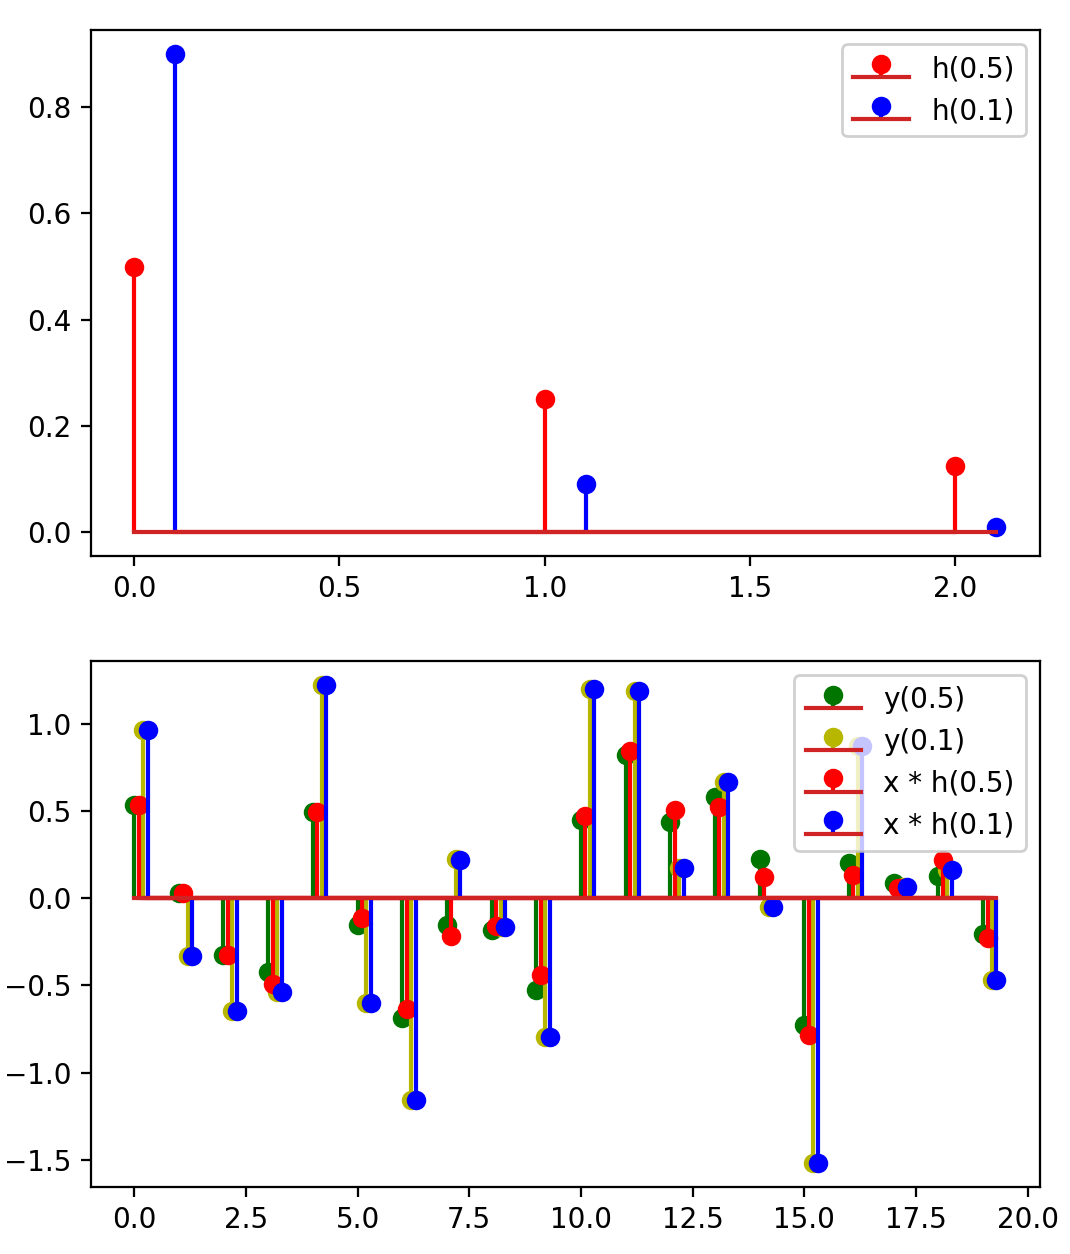

The Python source for this figure:
import numpy as np
import matplotlib.pyplot as plt


def exp_mean(
    x: np.ndarray, alpha: float
) -> np.ndarray:
    y = np.zeros_like(x)
    y[0] = 0
    for ii in range(1, y.size):
        y[ii] = (
            alpha * y[ii - 1]
            + (1 - alpha) * x[ii]
        )

    return y


alpha1 = 0.5
alpha2 = 0.1
N = 20
L = 3
n = np.arange(N)
l = np.arange(L)
delta = np.eye(L)[0]
h1 = exp_mean(
    np.pad(delta, (L, L), mode="constant"),
    alpha1,
)[L:-L]
h2 = exp_mean(
    np.pad(delta, (L, L), mode="constant"),
    alpha2,
)[L:-L]

x = np.random.randn(N)
y1 = exp_mean(
    np.pad(x, (L, L), mode="constant"), alpha1
)[L:-L]
y2 = exp_mean(
    np.pad(x, (L, L), mode="constant"), alpha2
)[L:-L]
xh1 = np.convolve(
    np.pad(x, (L, L), mode="constant"),
    h1,
)[L : -(L - 1) - L]
xh2 = np.convolve(
    np.pad(x, (L, L), mode="constant"),
    h2,
)[L : -(L - 1) - L]

plt.subplot(211)
plt.stem(
    l, h1, linefmt="r", label=f"h({alpha1})"
)
plt.stem(
    l + 0.1,
    h2,
    linefmt="b",
    label=f"h({alpha2})",
)
plt.legend()

plt.subplot(212)
plt.stem(
    n, y1, linefmt="g", label=f"y({alpha1})"
)
plt.stem(
    n + 0.2,
    y2,
    linefmt="y",
    label=f"y({alpha2})",
)
plt.stem(
    n + 0.1,
    xh1,
    linefmt="r",
    label=f"x * h({alpha1})",
)
plt.stem(
    n + 0.3,
    xh2,
    linefmt="b",
    label=f"x * h({alpha2})",
)
plt.legend()
plt.show()
